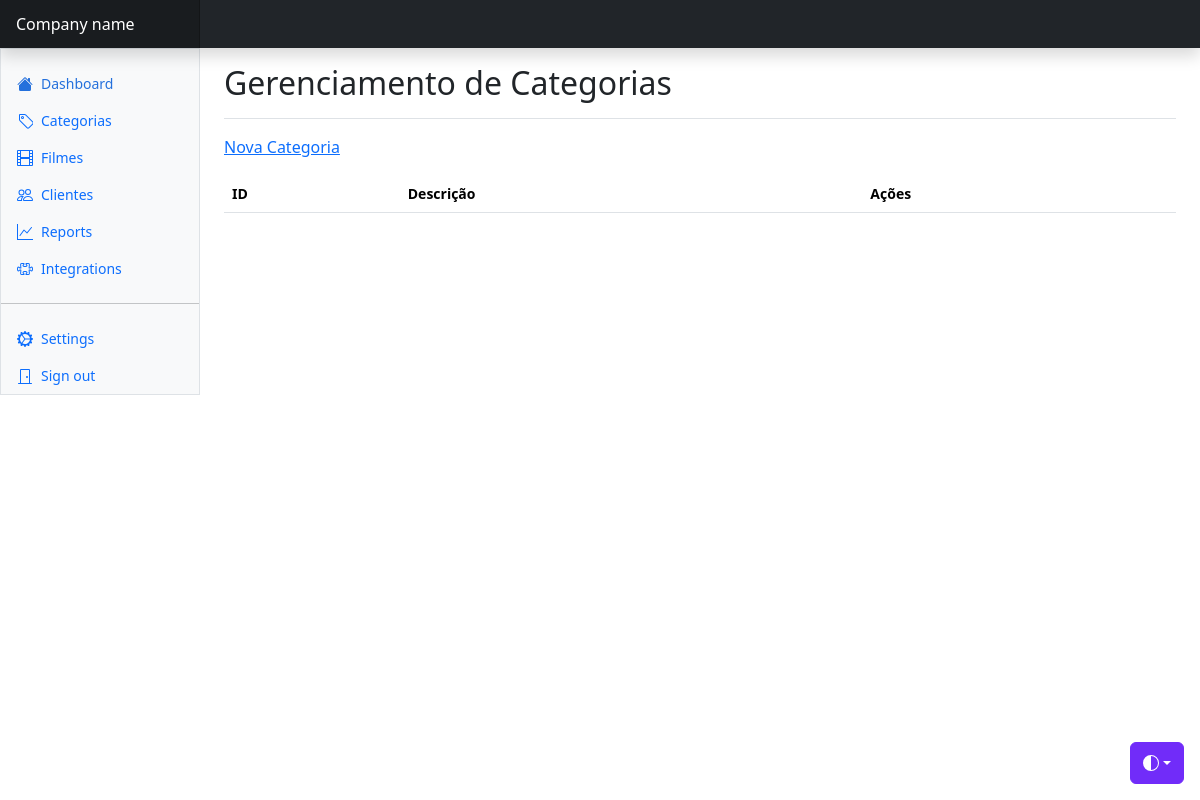
/views/categoria/index.php, run on an earlier commit of the app's database.
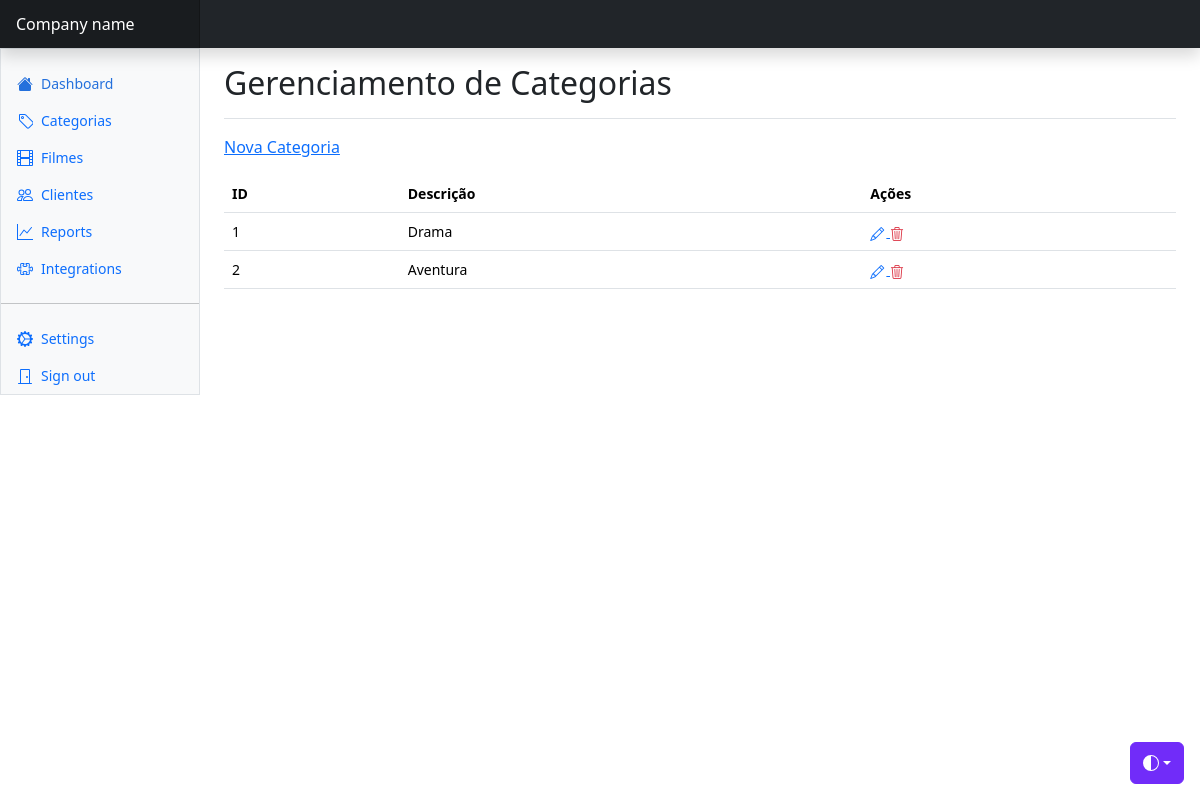
And on a later commit of the database.
### tables this page shows
CREATE TABLE `categoria` (
  `id_categoria` int NOT NULL AUTO_INCREMENT,
  `descricao` varchar(45) DEFAULT NULL,
  PRIMARY KEY (`id_categoria`)
);

### config/BD.php (called while the page is built)
<?php
    class BD {
        public static function getConexao() {
            $conn = new PDO(
                "mysql:host=localhost;dbname=bd_locadora",
                "gregory",
                "qwe123"
            );
            return $conn;
        }
    }

### model/dao/CategoriaDAO.php (called while the page is built, shortened)
<?php
    class CategoriaDAO {
        public function read() {
            try {
                $query = BD::getConexao()->prepare("SELECT * FROM categoria");
                if(!$query->execute()) {
                    print_r($query->errorInfo());
                }
                $listaCategorias = array();
                foreach($query->fetchAll(PDO::FETCH_ASSOC) as $linha) {
                    $categoria = new Categoria();
                    $categoria->setId($linha['id_categoria']);
                    $categoria->setDescricao($linha['descricao']);
                    array_push($listaCategorias, $categoria);
                }
                return $listaCategorias;
            }
            catch(PDOException $e) {
                echo "Erro #2: " . $e->getMessage();
            }
        }
    }

### model/bean/Categoria.php (called while the page is built)
<?php
    class Categoria {
        private $id;
        private $descricao;
        public function getId() {
            return $this->id;
        }
        public function setId($id) {
            $this->id = $id;
        }
        public function getDescricao() {
            return $this->descricao;
        }
        public function setDescricao($descricao) {
            $this->descricao = $descricao;
        }
    }

### views/categoria/index.php (the view, shortened to what this page needs)
<?php
    $dao = new CategoriaDAO();
?>
<!doctype html>
<html lang="en" data-bs-theme="auto">
  <head>
    <link href="../../css/bootstrap.min.css" rel="stylesheet" />
    <link rel="stylesheet" href="https://cdn.jsdelivr.net/npm/bootstrap-icons@1.13.1/font/bootstrap-icons.min.css">
    <link href="../../css/dashboard.css" rel="stylesheet" />
  </head>
  <body>
    <div
      class="dropdown position-fixed bottom-0 end-0 mb-3 me-3 bd-mode-toggle"
    >
      <button
        class="btn btn-bd-primary py-2 dropdown-toggle d-flex align-items-center"
        id="bd-theme"
        type="button"
        aria-expanded="false"
        data-bs-toggle="dropdown"
        aria-label="Toggle theme (auto)"
      >
        <svg class="bi my-1 theme-icon-active" aria-hidden="true">
          <use href="#circle-half"></use>
        </svg>
      </button>
    </div>
    <header
      class="navbar sticky-top bg-dark flex-md-nowrap p-0 shadow"
      data-bs-theme="dark"
    >
      <a
        class="navbar-brand col-md-3 col-lg-2 me-0 px-3 fs-6 text-white"
        href="#"
        >Company name</a
      >
    </header>
    <div class="container-fluid">
      <div class="row">
        <div
          class="sidebar border border-right col-md-3 col-lg-2 p-0 bg-body-tertiary"
        >
          <div
            class="offcanvas-md offcanvas-end bg-body-tertiary"
            tabindex="-1"
            id="sidebarMenu"
            aria-labelledby="sidebarMenuLabel"
          >
            <?php include "../menu/navbar.php" ?>
          </div>
        </div>
        <main class="col-md-9 ms-sm-auto col-lg-10 px-md-4">
          <div
            class="d-flex justify-content-between flex-wrap flex-md-nowrap align-items-center pt-3 pb-2 mb-3 border-bottom"
          >
            <h1 class="h2">Gerenciamento de Categorias</h1>
          </div>
          <p>
            <a href="create.php">Nova Categoria</a>
          </p>
          <div class="table-responsive small">
            <table class="table table-hover">
                <tr>
                    <th>ID</th>
                    <th>Descrição</th>
                    <th>Ações</th>
                </tr>
                <?php foreach($dao->read() as $categoria) : ?>
                    <tr>
                        <td><?= $categoria->getId() ?></td>
                        <td><?= $categoria->getDescricao() ?></td>
                        <td>
                          <a title="Editar" href="edit.php?id=<?= $categoria->getId() ?>">
                            <i class="bi bi-pencil"></i>
                          </a>
                          <a title="Excluir" class="link-danger" href="destroy.php?id=<?= $categoria->getId() ?>">
                            <i class="bi bi-trash3"></i>
                          </a>
                        </td>
                    </tr>
                <?php endforeach ?>
            </table>
          </div>
        </main>
      </div>
    </div>
  </body>
</html>

### views/menu/navbar.php (shortened to what this page needs)
<div class="offcanvas-body d-md-flex flex-column p-0 pt-lg-3 overflow-y-auto">
    <ul class="nav flex-column">
    <li class="nav-item">
        <a
        class="nav-link d-flex align-items-center gap-2 active"
        aria-current="page"
        href="#"
        >
        <svg class="bi" aria-hidden="true">
            <use xlink:href="#house-fill"></use>
        </svg>
        Dashboard
        </a>
    </li>
    <li class="nav-item">
        <a class="nav-link d-flex align-items-center gap-2" href="../categoria">
        Categorias
        </a>
    </li>
    <li class="nav-item">
        <a class="nav-link d-flex align-items-center gap-2" href="../filme">
        Filmes
        </a>
    </li>
    <li class="nav-item">
        <a class="nav-link d-flex align-items-center gap-2" href="../cliente">
        <svg class="bi" aria-hidden="true">
            <use xlink:href="#people"></use>
        </svg>
        Clientes
        </a>
    </li>
    <li class="nav-item">
        <a class="nav-link d-flex align-items-center gap-2" href="#">
        <svg class="bi" aria-hidden="true">
            <use xlink:href="#graph-up"></use>
        </svg>
        Reports
        </a>
    </li>
    <li class="nav-item">
        <a class="nav-link d-flex align-items-center gap-2" href="#">
        <svg class="bi" aria-hidden="true">
            <use xlink:href="#puzzle"></use>
        </svg>
        Integrations
        </a>
    </li>
    </ul>
    <hr class="my-3" />
    <ul class="nav flex-column mb-auto">
    <li class="nav-item">
        <a class="nav-link d-flex align-items-center gap-2" href="#">
        <svg class="bi" aria-hidden="true">
            <use xlink:href="#gear-wide-connected"></use>
        </svg>
        Settings
        </a>
    </li>
    <li class="nav-item">
        <a class="nav-link d-flex align-items-center gap-2" href="#">
        <svg class="bi" aria-hidden="true">
            <use xlink:href="#door-closed"></use>
        </svg>
        Sign out
        </a>
    </li>
    </ul>
</div>

### css/dashboard.css (style rules this page uses)
.bi { display: inline-block; width: 1rem; height: 1rem; }
.sidebar .nav-link { font-size: .875rem; font-weight: 500; }
.sidebar .nav-link.active { color: #2470dc; }
.navbar-brand { padding-top: .75rem; padding-bottom: .75rem; background-color: rgba(0, 0, 0, .25); box-shadow: inset -1px 0 0 rgba(0, 0, 0, .25); }

### views/categoria/index.php (style rules this page uses)
.bi { vertical-align: -0.125em; fill: currentColor; }
.btn-bd-primary { --bd-violet-bg: #712cf9; --bd-violet-rgb: 112.520718, 44.062154, 249.437846; --bs-btn-font-weight: 600; --bs-btn-color: var(--bs-white); --bs-btn-bg: var(--bd-violet-bg); --bs-btn-border-color: var(--bd-violet-bg); --bs-btn-hover-color: var(--bs-white); --bs-btn-hover-bg: #6528e0; --bs-btn-hover-border-color: #6528e0; --bs-btn-focus-shadow-rgb: var(--bd-violet-rgb); --bs-btn-active-color: var(--bs-btn-hover-color); --bs-btn-active-bg: #5a23c8; --bs-btn-active-border-color: #5a23c8; }
.bd-mode-toggle { z-index: 1500; }
.bd-mode-toggle .bi { width: 1em; height: 1em; }

What changed in the data, as far as the page shows it:
added categoria: id_categoria "1", descricao "Drama"
added categoria: id_categoria "2", descricao "Aventura"
